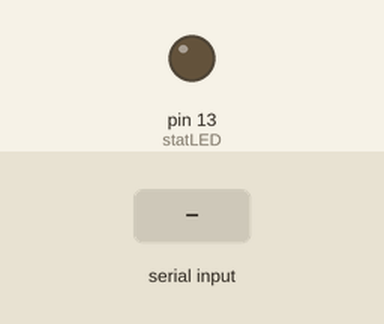
Simulated run of this sketch. Board: Arduino Uno, built with avr-gcc and run on an emulated ATmega328P. Parts: output pins drawn as LEDs (lit = HIGH). Dashed ring = blinking. The test bench sets the inputs (shaded band). Pins used as bus, display or sensor lines are not drawn; what the sketch prints to the serial monitor is not drawn.

Above: at 1.4 s.
1.5 s: "<\n" received over Serial
3.0 s: byte 62 ('>') received over Serial
4.5 s: byte 13 ('\r') received over Serial
At 5.65 s:
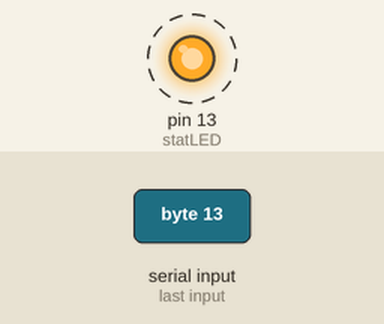
Timing chart, 0 to 13.5 s (numbered marks = the images above; inputs shaded):
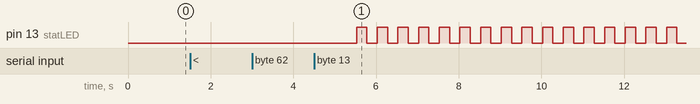

The sketch:

OpenLog_ReadExample_LargeFile.ino
```cpp
// (licence header left out)
#include <SoftwareSerial.h>

//-=-=-=-=-=-=-=-=-=-=-=-=-=-=-=-=-=-=-=-=-=-=-=-=-=-=-=-=-=-=-=-=-=-
//Connect Bluetooth module via software serial
SoftwareSerial BluetoothOut(10, 9); //Soft Bluetooth RX on 10, soft bluetooth TX on 9

int resetOpenLog = 4; //This pin resets OpenLog. Connect pin 4 to pin GRN on OpenLog.
//-=-=-=-=-=-=-=-=-=-=-=-=-=-=-=-=-=-=-=-=-=-=-=-=-=-=-=-=-=-=-=-=-=-

int statLED = 13;

void setup() {
  pinMode(statLED, OUTPUT);
  Serial.begin(9600);

  setupOpenLog(); //Resets logger and waits for the '<' I'm alive character

  BluetoothOut.begin(14400); //Start connection with Bluetooth
  BluetoothOut.println("Bluetooth connection online");
}

void loop() {

  //Now let's read back
  gotoCommandMode(); //Puts OpenLog in command mode
  readFile("bigtext.txt"); //Count the number of characters in this file
  //readFile("smltext.txt"); //Small text is only a few dozen characters - used to locate white space chars

  BluetoothOut.println();
  BluetoothOut.println("File read complete");

  //Infinite loop
  while(1) {
    digitalWrite(13, HIGH);
    delay(250);
    digitalWrite(13, LOW);
    delay(250);
  }
}

//Reads the contents of a given file and dumps it to the serial terminal
//This function assumes the OpenLog is in command mode
void readFile(char *fileName) {

  //BluetoothOut.println("Counting characters, be right back");

  //Old way
  Serial.print("read ");
  Serial.print(fileName);
  Serial.write(13); //This is \r

  //New way
  //OpenLog.print("read ");
  //OpenLog.println(filename); //regular println works with OpenLog v2.51 and above

  //The OpenLog echos the commands we send it by default so we have 'read log823.txt\r' sitting
  //in the RX buffer. Let's try to not print this.
  while(1) {
    if(Serial.available())
      if(Serial.read() == '\r') break;
  }

  //This will listen for characters coming from OpenLog and print them to the terminal
  //This relies heavily on the SoftSerial buffer not overrunning. This will probably not work
  //above 38400bps.
  //This loop will stop listening after 1 second of no characters received

  int charactersRead = 0;

  for(int timeOut = 0 ; timeOut < 1000 ; timeOut++)
  {
    while(Serial.available())
    {
      BluetoothOut.print(Serial.read()); //Take the character from OpenLog and push it to software serial TX

      charactersRead++;//= charsToRead;

      timeOut = 0;
    }

    delay(1);

  }

  //BluetoothOut.print("Characters read: ");
  //BluetoothOut.println(charactersRead);

  //This is not perfect. The above loop will print the '.'s from the log file. These are the two escape characters
  //recorded before the third escape character is seen.
  //It will also print the '>' character. This is the OpenLog telling us it is done reading the file.

  //This function leaves OpenLog in command mode
}

//This function pushes OpenLog into command mode
void gotoCommandMode(void) {
  //Send three control z to enter OpenLog command mode
  //Works with Arduino v1.0
  Serial.write(26);
  Serial.write(26);
  Serial.write(26);

  //Wait for OpenLog to respond with '>' to indicate we are in command mode
  while(1) {
    if(Serial.available())
      if(Serial.read() == '>') break;
  }
}

//Setups up the software serial, resets OpenLog so we know what state it's in, and waits
//for OpenLog to come online and report '<' that it is ready to receive characters to record
void setupOpenLog(void) {
  pinMode(resetOpenLog, OUTPUT);

  //Reset OpenLog
  digitalWrite(resetOpenLog, LOW);
  delay(500);
  digitalWrite(resetOpenLog, HIGH);

  //Wait for OpenLog to respond with '<' to indicate it is alive and recording to a file
  while(1) {
    if(Serial.available())
      if(Serial.read() == '<') break;
  }
}
```

Measured:
- after the input at 1.5 s, every drawn part: stays the same
- after the input at 3.0 s, every drawn part: stays the same
- after the input at 4.5 s, pin 13 (statLED): alternates HIGH for 0.25 s and LOW for 0.25 s, starting after 1.0 s
